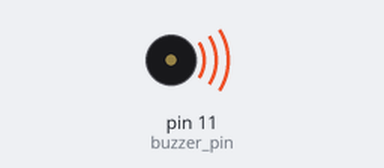
A sketch run on a simulated Arduino Uno, built with avr-gcc and run on an emulated ATmega328P. Parts: buzzer (waves = sounding).

Above: at 0.1 s.
Timing chart, 0 to 40.0 s (numbered marks = the images above):
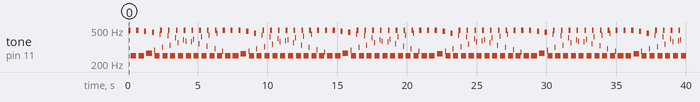

The sketch:

1_1_buzzer_test.ino
```cpp
/*****************************************************

 * This code applies to 4WD Mecanum Wheels Robot Car Kit kit
 * Through this link you can download the source code:
 * https://github.com/Cokoino/CKK0014
 * Company web site:
 * http://cokoino.com/

*****************************************************/

#define buzzer_pin 11    //buzzer PIN is 11 on the control board

void setup()
{
  Serial.begin(9600);//Set baud rate
  pinMode(buzzer_pin, OUTPUT);//Set pin 11 to output mode and input signals to the buzzer
}

void loop()
{
  for(int i = 0;i < 80; i++)
  {
    //The high and low levels constitute a square-wave signal that triggers the passive buzzer to work
    digitalWrite(buzzer_pin, HIGH);
    delay(1);
    digitalWrite(buzzer_pin, LOW);
    delay(1);
  }
  for(int j = 0;j< 100; j++)
  {
    digitalWrite(buzzer_pin, HIGH);
    delay(2);
    digitalWrite(buzzer_pin, LOW);
    delay(2);
  }
}
```

Measured:
- by itself, tone on pin 11 (buzzer_pin): plays 496 Hz for 0.16 s, 249 Hz for 0.40 s, 496 Hz for 0.16 s, 249 Hz for 0.40 s, 483 Hz for 0.16 s, 268 Hz for 0.40 s … (242 notes in this stretch)
